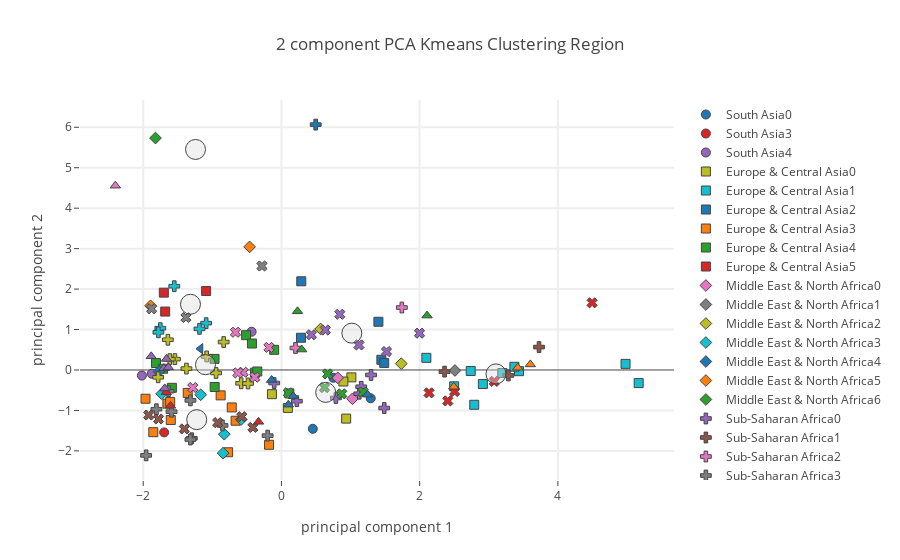

The cell this chart's notebook holds for it:
### Code cell
plot_plotly(principalDf_socio,"Region",region_centers_socio,"Socioeconomic + Foods")

### Figure 1 — Plotly figure (JSON) as saved in the notebook; plotly's stock layout.template omitted (floating-point values rounded to 4 significant figures)
{"data": [{"marker": {"color": 0, "line": {"width": 1}, "size": 9, "symbol": 0}, "mode": "markers", "name": "South Asia0", "text": ["Maldives", "Nepal", "Pakistan"], "type": "scatter", "uid": "8480711a-f4c7-4594-a545-4f18b217fad1", "x": [1.292, 0.7516, 0.4538], "y": [-0.7003, -0.1935, -1.454]}, {"marker": {"color": 1, "line": {"width": 1}, "size": 9, "symbol": 0}, "mode": "markers", "name": "South Asia1", "text": [], "type": "scatter", "uid": "d252434b-6ecb-4ef0-9f0f-c43fc9c7cf4b", "x": [], "y": []}, {"marker": {"color": 2, "line": {"width": 1}, "size": 9, "symbol": 0}, "mode": "markers", "name": "South Asia2", "text": [], "type": "scatter", "uid": "31a4cf87-fa77-452a-bdbd-7e9ae0e7f0a6", "x": [], "y": []}, {"marker": {"color": 3, "line": {"width": 1}, "size": 9, "symbol": 0}, "mode": "markers", "name": "South Asia3", "text": ["Afghanistan"], "type": "scatter", "uid": "e7b26016-61d9-4b8f-899a-34398540f54f", "x": [-1.697], "y": [-1.543]}, {"marker": {"color": 4, "line": {"width": 1}, "size": 9, "symbol": 0}, "mode": "markers", "name": "South Asia4", "text": ["Bangladesh", "India", "Sri Lanka"], "type": "scatter", "uid": "aa3a9c13-159f-4166-8f3a-fa18d5d7b444", "x": [-2.018, -0.4315, -1.877], "y": [-0.1371, 0.9456, -0.09294]}, {"marker": {"color": 5, "line": {"width": 1}, "size": 9, "symbol": 0}, "mode": "markers", "name": "South Asia5", "text": [], "type": "scatter", "uid": "f1e114b5-0a5e-42b4-9514-2fb7b5c494df", "x": [], "y": []}, {"marker": {"color": 6, "line": {"width": 1}, "size": 9, "symbol": 0}, "mode": "markers", "name": "South Asia6", "text": [], "type": "scatter", "uid": "fdf1a269-bc5c-4616-aa6a-204f46280d32", "x": [], "y": []}, {"marker": {"color": 7, "line": {"width": 1}, "size": 9, "symbol": 0}, "mode": "markers", "name": "South Asia7", "text": [], "type": "scatter", "uid": "d57d7aa0-65d6-453e-969c-28394d8c9014", "x": [], "y": []}, {"marker": {"color": 0, "line": {"width": 1}, "size": 9, "symbol": 1}, "mode": "markers", "name": "Europe & Central Asia0", "text": ["Albania", "Armenia", "Belarus", "Russian Federation", "Tajikistan", "Turkmenistan"], "type": "scatter", "uid": "933741ea-dbf7-47b6-a124-286c87c88388", "x": [0.9365, 0.09279, 1.012, -0.1376, 0.1144, 0.8962], "y": [-1.202, -0.9383, -0.1822, -0.5981, -0.5779, -0.2852]}, {"marker": {"color": 1, "line": {"width": 1}, "size": 9, "symbol": 1}, "mode": "markers", "name": "Europe & Central Asia1", "text": ["Austria", "Belgium", "Croatia", "Hungary", "Italy", "Kyrgyzstan", "Lithuania", "Montenegro", "Slovakia", "Slovenia"], "type": "scatter", "uid": "d60d1d31-6fe4-4252-95f2-348d1f505ccd", "x": [2.499, 5.169, 2.739, 2.915, 2.789, 4.979, 3.438, 2.097, 3.371, 3.196], "y": [-0.4041, -0.3243, -0.0258, -0.3477, -0.8598, 0.1507, -0.02945, 0.3004, 0.07984, -0.07609]}, {"marker": {"color": 2, "line": {"width": 1}, "size": 9, "symbol": 1}, "mode": "markers", "name": "Europe & Central Asia2", "text": ["France", "Iceland", "Norway", "Poland", "Portugal"], "type": "scatter", "uid": "9c8f73e6-8074-4698-b047-bc59629bac87", "x": [1.446, 1.487, 1.403, 0.2824, 0.2869], "y": [0.2527, 0.1751, 1.192, 0.797, 2.193]}, {"marker": {"color": 3, "line": {"width": 1}, "size": 9, "symbol": 1}, "mode": "markers", "name": "Europe & Central Asia3", "text": ["Azerbaijan", "Bosnia and Herzegovina", "Bulgaria", "Estonia", "Ireland", "Latvia", "Luxembourg", "Netherlands", "Sweden", "Ukraine", "United Kingdom"], "type": "scatter", "uid": "d7b02dd1-8414-4ffa-9ab9-35beada95972", "x": [-0.7716, -0.8796, -1.854, -1.65, -1.356, -1.967, -0.6634, -0.7191, -0.1789, -1.601, -1.61], "y": [-2.033, -0.6274, -1.537, -0.8311, -0.5668, -0.7106, -1.255, -0.9256, -1.849, -1.236, -0.7892]}, {"marker": {"color": 4, "line": {"width": 1}, "size": 9, "symbol": 1}, "mode": "markers", "name": "Europe & Central Asia4", "text": ["Cyprus", "Czechia", "Denmark", "Georgia", "Germany", "Greece", "Kazakhstan", "Romania", "Serbia", "Spain"], "type": "scatter", "uid": "2d478c18-d72e-4886-bce3-523174367c4b", "x": [-0.5108, -0.1052, -0.9683, -1.815, -0.3831, -0.9662, -0.4267, -1.585, -0.3493, -1.713], "y": [0.861, 0.4987, 0.2742, 0.1723, -0.06744, -0.42, 0.6543, -0.4406, -0.03713, 0.02994]}, {"marker": {"color": 5, "line": {"width": 1}, "size": 9, "symbol": 1}, "mode": "markers", "name": "Europe & Central Asia5", "text": ["Finland", "Switzerland", "Turkey"], "type": "scatter", "uid": "f2a729df-a6a7-4b81-82a6-8d0760d15460", "x": [-1.702, -1.682, -1.09], "y": [1.912, 1.444, 1.953]}, {"marker": {"color": 6, "line": {"width": 1}, "size": 9, "symbol": 1}, "mode": "markers", "name": "Europe & Central Asia6", "text": [], "type": "scatter", "uid": "34e670f7-3017-48a7-883e-79e6962ef4fb", "x": [], "y": []}, {"marker": {"color": 7, "line": {"width": 1}, "size": 9, "symbol": 1}, "mode": "markers", "name": "Europe & Central Asia7", "text": [], "type": "scatter", "uid": "c1e9ebc7-2f12-460f-b535-332dd5bd7817", "x": [], "y": []}, {"marker": {"color": 0, "line": {"width": 1}, "size": 9, "symbol": 2}, "mode": "markers", "name": "Middle East & North Africa0", "text": ["Iraq", "Jordan"], "type": "scatter", "uid": "3ac7daa2-90d1-47e5-b8dd-0eff1b1b41a6", "x": [1.028, 0.8152], "y": [-0.7117, -0.1941]}, {"marker": {"color": 1, "line": {"width": 1}, "size": 9, "symbol": 2}, "mode": "markers", "name": "Middle East & North Africa1", "text": ["Egypt"], "type": "scatter", "uid": "480b82d6-1cb0-42d4-95f5-64a4cf82fbc1", "x": [2.51], "y": [-0.01235]}, {"marker": {"color": 2, "line": {"width": 1}, "size": 9, "symbol": 2}, "mode": "markers", "name": "Middle East & North Africa2", "text": ["Kuwait", "Oman"], "type": "scatter", "uid": "360426d4-0ff2-4d3f-b3d0-7aba1df95aa6", "x": [1.734, 0.567], "y": [0.1574, 1.015]}, {"marker": {"color": 3, "line": {"width": 1}, "size": 9, "symbol": 2}, "mode": "markers", "name": "Middle East & North Africa3", "text": ["Algeria", "Iran (Islamic Republic of)", "Morocco", "Tunisia", "United Arab Emirates"], "type": "scatter", "uid": "7ed74baa-a4da-44fb-987e-71bb11d10b96", "x": [-0.8441, -0.5828, -1.169, -0.8269, -1.733], "y": [-2.056, -1.224, -0.6127, -1.588, -0.5874]}, {"marker": {"color": 4, "line": {"width": 1}, "size": 9, "symbol": 2}, "mode": "markers", "name": "Middle East & North Africa4", "text": ["Malta"], "type": "scatter", "uid": "ef0be85c-efef-4a0e-b433-a7cf265ffde4", "x": [-1.772], "y": [-0.03611]}, {"marker": {"color": 5, "line": {"width": 1}, "size": 9, "symbol": 2}, "mode": "markers", "name": "Middle East & North Africa5", "text": ["Lebanon", "Saudi Arabia"], "type": "scatter", "uid": "21c2ef28-5737-4784-8b4c-9f08e14f0556", "x": [-0.4608, -1.894], "y": [3.043, 1.586]}, {"marker": {"color": 6, "line": {"width": 1}, "size": 9, "symbol": 2}, "mode": "markers", "name": "Middle East & North Africa6", "text": ["Israel"], "type": "scatter", "uid": "4681e466-1b1a-4d99-9ad6-230bda9e515d", "x": [-1.822], "y": [5.733]}, {"marker": {"color": 7, "line": {"width": 1}, "size": 9, "symbol": 2}, "mode": "markers", "name": "Middle East & North Africa7", "text": [], "type": "scatter", "uid": "543699f4-80e5-4242-8756-0a04f12023c4", "x": [], "y": []}, {"marker": {"color": 0, "line": {"width": 1}, "size": 9, "symbol": 3}, "mode": "markers", "name": "Sub-Saharan Africa0", "text": ["Botswana", "Chad", "CÃƒÂ´te d'Ivoire", "Madagascar", "Malawi", "Nigeria", "Senegal"], "type": "scatter", "uid": "5037c1fb-03e3-4e01-97cb-636661b9ee67", "x": [1.297, 1.126, 1.155, -0.1048, 0.2231, 0.7881, 1.487], "y": [-0.123, -0.5868, -0.4149, -0.3221, -0.7706, -0.6921, -0.94]}, {"marker": {"color": 1, "line": {"width": 1}, "size": 9, "symbol": 3}, "mode": "markers", "name": "Sub-Saharan Africa1", "text": ["Cameroon", "Namibia", "Togo"], "type": "scatter", "uid": "f90b9e7b-09ae-4f32-8987-5bbcc856c420", "x": [2.36, 3.727, 3.284], "y": [-0.0409, 0.5664, -0.1346]}, {"marker": {"color": 2, "line": {"width": 1}, "size": 9, "symbol": 3}, "mode": "markers", "name": "Sub-Saharan Africa2", "text": ["Sao Tome and Principe", "Sudan"], "type": "scatter", "uid": "a516074c-0e88-4761-a003-0f369fbb8640", "x": [1.742, 0.2032], "y": [1.544, 0.5441]}, {"marker": {"color": 3, "line": {"width": 1}, "size": 9, "symbol": 3}, "mode": "markers", "name": "Sub-Saharan Africa3", "text": ["Central African Republic", "Ethiopia", "Guinea", "Kenya", "Liberia", "Mali", "Mozambique", "Sierra Leone", "Eswatini"], "type": "scatter", "uid": "43b154e4-468c-4aca-9033-162e11fef8f4", "x": [-1.809, -0.8532, -1.634, -1.958, -1.297, -1.317, -1.59, -1.317, -0.1997], "y": [-0.97, -1.37, -0.5239, -2.111, -1.688, -1.719, -1.03, -0.7509, -1.623]}, {"marker": {"color": 4, "line": {"width": 1}, "size": 9, "symbol": 3}, "mode": "markers", "name": "Sub-Saharan Africa4", "text": ["Angola", "Benin", "Burkina Faso", "Cabo Verde", "Congo (note no data in Food suppley tables for DRC)", "Gabon", "Gambia", "Mauritania", "Mauritius", "Rwanda"], "type": "scatter", "uid": "3cd31844-2aff-4000-b2d6-058692e6773d", "x": [-1.082, -1.541, -0.5825, -1.616, -0.4839, -1.375, -1.784, -0.8358, -0.9454, -1.643], "y": [0.3348, 0.2693, -0.3287, 0.268, -0.3338, 0.03483, -0.1804, 0.691, -0.07411, 0.7478]}, {"marker": {"color": 5, "line": {"width": 1}, "size": 9, "symbol": 3}, "mode": "markers", "name": "Sub-Saharan Africa5", "text": ["Ghana", "Guinea-Bissau", "Niger", "South Africa", "Uganda"], "type": "scatter", "uid": "5ec133c5-fd9a-425d-b9bb-dfbf02aa1681", "x": [-1.753, -1.78, -1.55, -1.089, -1.186], "y": [1.034, 0.9317, 2.071, 1.158, 1.016]}, {"marker": {"color": 6, "line": {"width": 1}, "size": 9, "symbol": 3}, "mode": "markers", "name": "Sub-Saharan Africa6", "text": ["Lesotho"], "type": "scatter", "uid": "6282fec8-23c2-4408-9155-3eba59bc08e6", "x": [0.4958], "y": [6.065]}, {"marker": {"color": 7, "line": {"width": 1}, "size": 9, "symbol": 3}, "mode": "markers", "name": "Sub-Saharan Africa7", "text": [], "type": "scatter", "uid": "a43f9d06-8c4e-4241-8701-219ad6bf9834", "x": [], "y": []}, {"marker": {"color": 0, "line": {"width": 1}, "size": 9, "symbol": 4}, "mode": "markers", "name": "Latin America & Caribbean0", "text": ["Colombia", "Grenada", "Panama", "Saint Kitts and Nevis", "Saint Lucia"], "type": "scatter", "uid": "6e5c2073-1436-4bbf-a746-2ca70056adec", "x": [0.6674, 0.6233, 0.8732, 0.0993, 1.182], "y": [-0.09693, -0.4345, -0.5896, -0.5645, -0.5447]}, {"marker": {"color": 1, "line": {"width": 1}, "size": 9, "symbol": 4}, "mode": "markers", "name": "Latin America & Caribbean1", "text": ["Argentina", "Ecuador", "Guatemala", "Honduras", "Trinidad and Tobago"], "type": "scatter", "uid": "d6ec9c59-a3a1-4a36-bd07-1f207cd77f96", "x": [2.136, 3.08, 4.495, 2.506, 2.407], "y": [-0.5656, -0.2819, 1.66, -0.5334, -0.7645]}, {"marker": {"color": 2, "line": {"width": 1}, "size": 9, "symbol": 4}, "mode": "markers", "name": "Latin America & Caribbean2", "text": ["Antigua and Barbuda", "Bahamas", "Barbados", "Brazil", "Costa Rica", "Peru"], "type": "scatter", "uid": "c6251861-5b36-4df6-b6c3-11c75a600569", "x": [0.8448, 1.998, 0.6348, 1.52, 1.121, 0.4334], "y": [1.378, 0.9095, 0.9877, 0.4556, 0.6197, 0.8713]}, {"marker": {"color": 3, "line": {"width": 1}, "size": 9, "symbol": 4}, "mode": "markers", "name": "Latin America & Caribbean3", "text": ["Bolivia (Plurinational State of)", "Dominica", "Guyana", "Haiti", "Jamaica", "Mexico"], "type": "scatter", "uid": "d5265a77-cb33-4336-8558-f3fe49abc320", "x": [-0.5742, -1.92, -0.9224, -1.405, -0.4132, -1.779], "y": [-1.155, -1.113, -1.301, -1.457, -1.42, -1.212]}, {"marker": {"color": 4, "line": {"width": 1}, "size": 9, "symbol": 4}, "mode": "markers", "name": "Latin America & Caribbean4", "text": ["Belize", "Chile", "Dominican Republic", "El Salvador", "Nicaragua", "Suriname"], "type": "scatter", "uid": "85adaf2a-de4a-4033-911a-05e90b28dbaf", "x": [-0.5541, -0.3854, -0.6646, -0.1806, -0.6306, -1.283], "y": [-0.05601, -0.1792, 0.9326, 0.5589, -0.07271, -0.4353]}, {"marker": {"color": 5, "line": {"width": 1}, "size": 9, "symbol": 4}, "mode": "markers", "name": "Latin America & Caribbean5", "text": ["Cuba", "Paraguay", "Saint Vincent and the Grenadines"], "type": "scatter", "uid": "94258cb1-e54a-4035-ac23-b5cc722b657c", "x": [-0.2816, -1.878, -1.382], "y": [2.571, 1.513, 1.297]}, {"marker": {"color": 6, "line": {"width": 1}, "size": 9, "symbol": 4}, "mode": "markers", "name": "Latin America & Caribbean6", "text": [], "type": "scatter", "uid": "46482d7d-78eb-4cfe-9328-b60dbc347391", "x": [], "y": []}, {"marker": {"color": 7, "line": {"width": 1}, "size": 9, "symbol": 4}, "mode": "markers", "name": "Latin America & Caribbean7", "text": [], "type": "scatter", "uid": "6e675805-92c0-4144-b6ec-df18afb91567", "x": [], "y": []}, {"marker": {"color": 0, "line": {"width": 1}, "size": 9, "symbol": 5}, "mode": "markers", "name": "East Asia & Pacific0", "text": ["Brunei Darussalam", "Malaysia", "New Zealand", "Thailand"], "type": "scatter", "uid": "b4306dd8-4315-4c1a-8364-e426e87637af", "x": [0.1, 0.1701, -0.1425, 1.246], "y": [-0.8579, -0.6468, -0.2492, -0.6096]}, {"marker": {"color": 1, "line": {"width": 1}, "size": 9, "symbol": 5}, "mode": "markers", "name": "East Asia & Pacific1", "text": ["Australia", "Fiji", "Mongolia"], "type": "scatter", "uid": "e1325419-1b59-4b5a-81f9-8e87444d5d20", "x": [3.601, 2.494, 3.419], "y": [0.1377, -0.4146, 0.0571]}, {"marker": {"color": 2, "line": {"width": 1}, "size": 9, "symbol": 5}, "mode": "markers", "name": "East Asia & Pacific2", "text": ["China, mainland", "Indonesia", "Philippines"], "type": "scatter", "uid": "beed227f-804c-4916-bdd2-a1b980813473", "x": [0.2934, 2.107, 0.2324], "y": [0.5053, 1.345, 1.451]}, {"marker": {"color": 3, "line": {"width": 1}, "size": 9, "symbol": 5}, "mode": "markers", "name": "East Asia & Pacific3", "text": ["Japan", "Samoa", "Solomon Islands"], "type": "scatter", "uid": "0724d165-8fd8-4f21-ae34-98b4292a012e", "x": [-1.667, -0.3317, -1.605], "y": [-0.5517, -1.282, -0.8857]}, {"marker": {"color": 4, "line": {"width": 1}, "size": 9, "symbol": 5}, "mode": "markers", "name": "East Asia & Pacific4", "text": ["Cambodia", "Kiribati", "Lao People's Democratic Republic", "Myanmar", "Timor-Leste"], "type": "scatter", "uid": "5e1b305a-9021-4ef0-b96c-e7b8460bbbee", "x": [-1.663, -1.7, -1.688, -1.884, -1.635], "y": [0.2718, 0.04394, -0.4558, 0.3372, 0.06345]}, {"marker": {"color": 5, "line": {"width": 1}, "size": 9, "symbol": 5}, "mode": "markers", "name": "East Asia & Pacific5", "text": [], "type": "scatter", "uid": "4cc502ee-0c89-4fb6-ab7f-49f57a328a3e", "x": [], "y": []}, {"marker": {"color": 6, "line": {"width": 1}, "size": 9, "symbol": 5}, "mode": "markers", "name": "East Asia & Pacific6", "text": ["Republic of Korea"], "type": "scatter", "uid": "b0a60938-8c48-4538-b313-f045b4ffb161", "x": [-2.404], "y": [4.556]}, {"marker": {"color": 7, "line": {"width": 1}, "size": 9, "symbol": 5}, "mode": "markers", "name": "East Asia & Pacific7", "text": [], "type": "scatter", "uid": "05e62ac5-b6f4-4113-a6e1-972866fa9aea", "x": [], "y": []}, {"marker": {"color": 0, "line": {"width": 1}, "size": 9, "symbol": 6}, "mode": "markers", "name": "nan0", "text": [], "type": "scatter", "uid": "725176e4-da13-4e7b-b618-ff568a2ef555", "x": [], "y": []}, {"marker": {"color": 1, "line": {"width": 1}, "size": 9, "symbol": 6}, "mode": "markers", "name": "nan1", "text": [], "type": "scatter", "uid": "05b52f0b-4815-4346-b974-913015aec967", "x": [], "y": []}, {"marker": {"color": 2, "line": {"width": 1}, "size": 9, "symbol": 6}, "mode": "markers", "name": "nan2", "text": [], "type": "scatter", "uid": "fe23e347-4d3a-4499-a503-f6a9ef1b61e9", "x": [], "y": []}, {"marker": {"color": 3, "line": {"width": 1}, "size": 9, "symbol": 6}, "mode": "markers", "name": "nan3", "text": [], "type": "scatter", "uid": "66b86cb8-e37f-402e-a337-9c6014e6348d", "x": [], "y": []}, {"marker": {"color": 4, "line": {"width": 1}, "size": 9, "symbol": 6}, "mode": "markers", "name": "nan4", "text": [], "type": "scatter", "uid": "cd2180b2-07d1-41e7-ab11-df78c14c9d48", "x": [], "y": []}, {"marker": {"color": 5, "line": {"width": 1}, "size": 9, "symbol": 6}, "mode": "markers", "name": "nan5", "text": [], "type": "scatter", "uid": "da99539e-9c79-406e-a4d1-e232cdf008ef", "x": [], "y": []}, {"marker": {"color": 6, "line": {"width": 1}, "size": 9, "symbol": 6}, "mode": "markers", "name": "nan6", "text": [], "type": "scatter", "uid": "581edc58-eb63-4993-a63e-c6f84dac1f3d", "x": [], "y": []}, {"marker": {"color": 7, "line": {"width": 1}, "size": 9, "symbol": 6}, "mode": "markers", "name": "nan7", "text": [], "type": "scatter", "uid": "f7d2680d-4110-4b3d-9337-6adf67541650", "x": [], "y": []}, {"marker": {"color": 0, "line": {"width": 1}, "size": 9, "symbol": 7}, "mode": "markers", "name": "North America0", "text": [], "type": "scatter", "uid": "dad9d8eb-62d9-49a5-944b-8e879b311fcb", "x": [], "y": []}, {"marker": {"color": 1, "line": {"width": 1}, "size": 9, "symbol": 7}, "mode": "markers", "name": "North America1", "text": [], "type": "scatter", "uid": "e3eedbc8-deef-48ee-864d-9fa80fbf8f0b", "x": [], "y": []}, {"marker": {"color": 2, "line": {"width": 1}, "size": 9, "symbol": 7}, "mode": "markers", "name": "North America2", "text": [], "type": "scatter", "uid": "9a97a5ec-b7a8-4764-bb33-6acb88710fb1", "x": [], "y": []}, {"marker": {"color": 3, "line": {"width": 1}, "size": 9, "symbol": 7}, "mode": "markers", "name": "North America3", "text": [], "type": "scatter", "uid": "482a5a59-9d1c-4da1-8427-0d1065b23319", "x": [], "y": []}, {"marker": {"color": 4, "line": {"width": 1}, "size": 9, "symbol": 7}, "mode": "markers", "name": "North America4", "text": ["Canada"], "type": "scatter", "uid": "51690c6a-d5fc-43d1-b7a5-7a2320c15202", "x": [-1.171], "y": [0.5252]}, {"marker": {"color": 5, "line": {"width": 1}, "size": 9, "symbol": 7}, "mode": "markers", "name": "North America5", "text": [], "type": "scatter", "uid": "e567459e-9565-4072-a70f-5bdb22db12f8", "x": [], "y": []}, {"marker": {"color": 6, "line": {"width": 1}, "size": 9, "symbol": 7}, "mode": "markers", "name": "North America6", "text": [], "type": "scatter", "uid": "d3d84f91-8509-4ac3-b749-c0e0fa259595", "x": [], "y": []}, {"marker": {"color": 7, "line": {"width": 1}, "size": 9, "symbol": 7}, "mode": "markers", "name": "North America7", "text": [], "type": "scatter", "uid": "b84c2b23-82ba-438c-b04b-0d6d71e7d381", "x": [], "y": []}, {"marker": {"color": "rgba(220, 220, 220, .4)", "line": {"width": 1}, "size": 20}, "mode": "markers", "name": "Center", "type": "scatter", "uid": "c7d8916e-66d0-40cc-b471-690b9ffaa784", "x": [0.64, 3.104, 1.019, -1.226, -1.099, -1.316, -1.243], "y": [-0.5539, -0.09698, 0.9107, -1.227, 0.1307, 1.625, 5.452]}], "layout": {"hovermode": "closest", "showlegend": true, "title": {"text": "2 component PCA Kmeans Clustering Region"}, "xaxis": {"gridwidth": 2, "ticklen": 5, "title": {"text": "principal component 1"}, "zeroline": false}, "yaxis": {"gridwidth": 2, "ticklen": 5, "title": {"text": "principal component 2"}}}}
